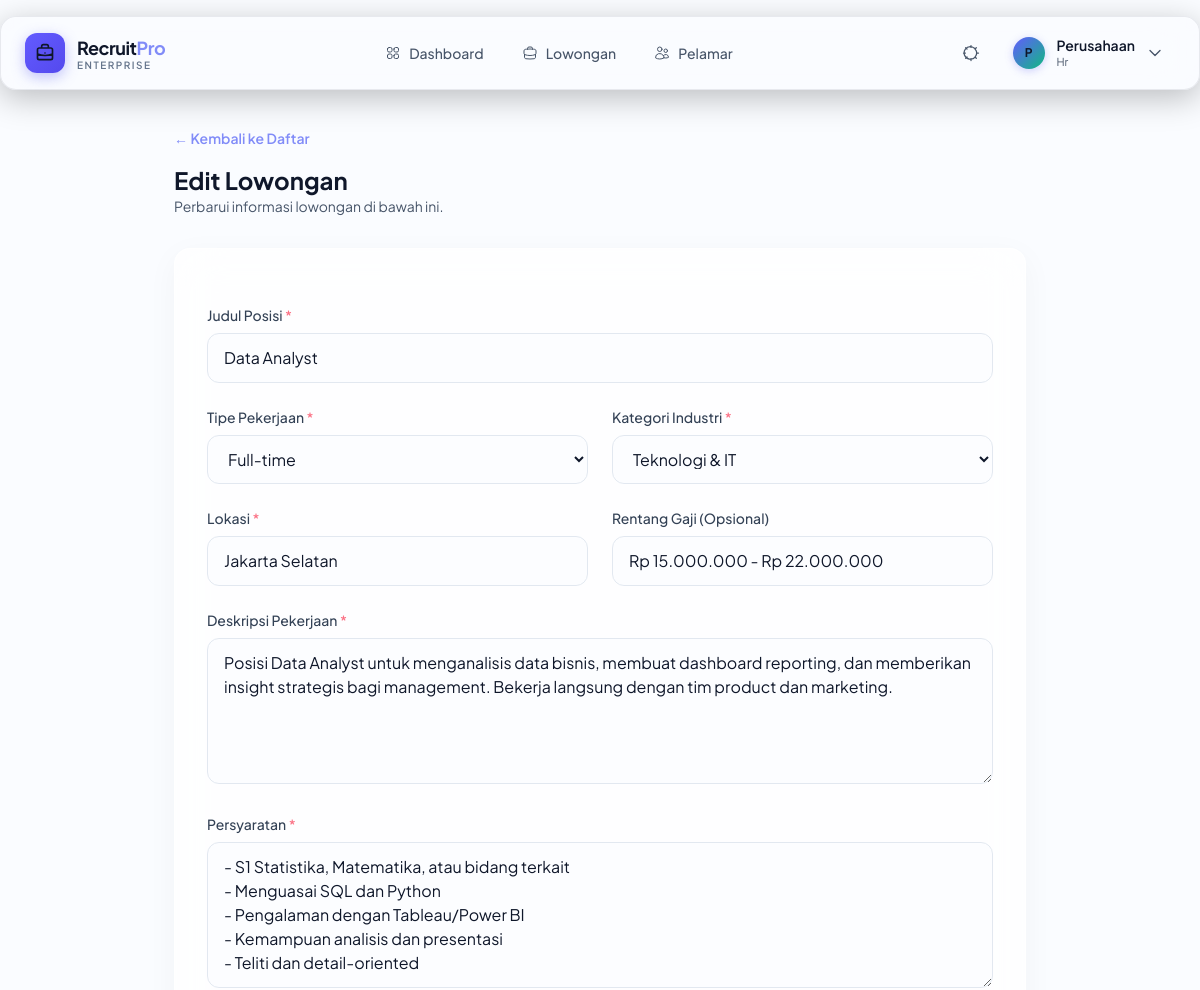
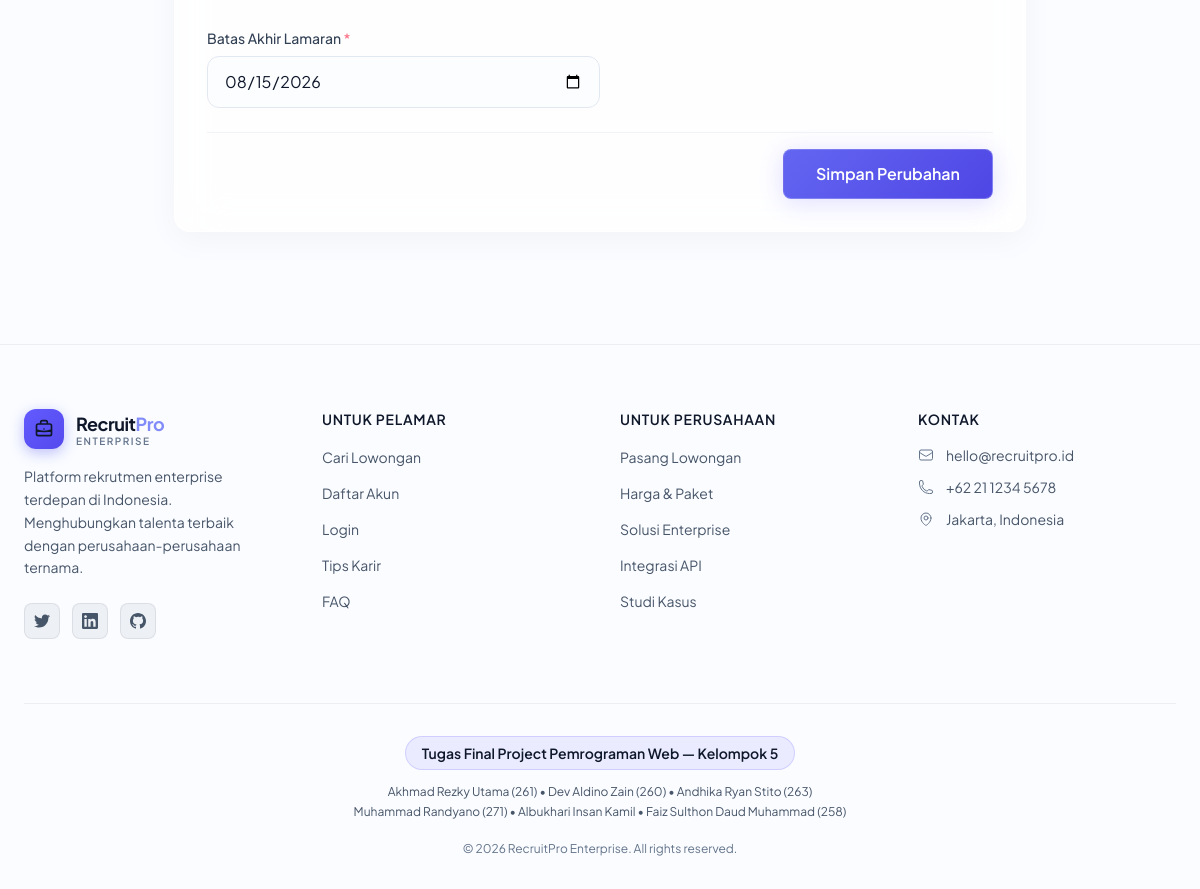
Screenshot of /hr/jobs/edit.php?id=2 (signed in) with the database file from the repository (2 pictures, top to bottom).
### tables this page shows
CREATE TABLE `jobs` (
  `id` int(10) unsigned NOT NULL AUTO_INCREMENT,
  `hr_profile_id` int(10) unsigned NOT NULL,
  `title` varchar(255) NOT NULL,
  `description` text NOT NULL,
  `requirements` text DEFAULT NULL,
  `location` varchar(255) DEFAULT NULL,
  `job_type` varchar(50) NOT NULL DEFAULT 'full_time',
  `industry_category` varchar(50) DEFAULT NULL,
  `salary_range` varchar(100) DEFAULT NULL,
  `deadline` date DEFAULT NULL,
  `status` varchar(20) NOT NULL DEFAULT 'active',
  `created_at` datetime NOT NULL DEFAULT current_timestamp(),
  `updated_at` datetime NOT NULL DEFAULT current_timestamp() ON UPDATE current_timestamp(),
  PRIMARY KEY (`id`),
  KEY `idx_jobs_status` (`status`),
  KEY `idx_jobs_hr` (`hr_profile_id`),
  KEY `idx_jobs_industry` (`industry_category`),
  KEY `idx_jobs_type` (`job_type`),
  KEY `idx_jobs_deadline` (`deadline`),
  FULLTEXT KEY `idx_jobs_search` (`title`,`description`),
  CONSTRAINT `fk_jobs_hr` FOREIGN KEY (`hr_profile_id`) REFERENCES `hr_profiles` (`id`) ON DELETE CASCADE
);

### hr/jobs/edit.php (the view, shortened to what this page needs)
<?php
$pdo = Database::getConnection();
$stmt = $pdo->prepare("SELECT id FROM hr_profiles WHERE user_id = :uid");
$stmt->execute(['uid' => $_SESSION['user_id']]);
$hrId = $stmt->fetchColumn();
$jobId = $_GET['id'] ?? ($_POST['id'] ?? null);
$stmt = $pdo->prepare("SELECT * FROM jobs WHERE id = :id AND hr_profile_id = :hr");
$stmt->execute(['id' => $jobId, 'hr' => $hrId]);
$job = $stmt->fetch();
?>
<!DOCTYPE html>
<html lang="id">
<head>
    <script src="https://cdn.tailwindcss.com"></script>
    <link rel="stylesheet" href="<?= BASE_URL ?>/assets/css/design-system.css">
    <link rel="stylesheet" href="<?= BASE_URL ?>/assets/css/components.css">
</head>
<body class="bg-slate-900 text-slate-200 font-sans antialiased min-h-screen flex flex-col relative">
    <?php require_once __DIR__ . '/../../components/header.php'; ?>
    <main class="flex-grow max-w-[900px] mx-auto w-full px-4 sm:px-6 py-8">
        <div class="mb-8">
            <a href="list.php" class="text-sm font-semibold text-indigo-400 hover:text-indigo-300 flex items-center gap-2 mb-4">
                &larr; Kembali ke Daftar
            </a>
            <h1 class="text-2xl font-bold text-white">Edit Lowongan</h1>
            <p class="text-sm text-slate-400">Perbarui informasi lowongan di bawah ini.</p>
        </div>
        <form action="<?= htmlspecialchars($_SERVER['PHP_SELF']) ?>" method="POST" class="glass-card p-6 sm:p-8 space-y-6">
            <div class="space-y-2">
                <label class="block text-sm font-medium text-slate-300">Judul Posisi <span class="text-rose-400">*</span></label>
                <input type="text" name="title" value="<?= htmlspecialchars($job['title']) ?>" required class="w-full bg-slate-900/50 border border-slate-700 rounded-xl px-4 py-3 text-white focus:border-indigo-500 focus:ring-1 focus:ring-indigo-500 outline-none" placeholder="Contoh: Senior Frontend Developer">
            </div>
            <div class="grid grid-cols-1 md:grid-cols-2 gap-6">
                <div class="space-y-2">
                    <label class="block text-sm font-medium text-slate-300">Tipe Pekerjaan <span class="text-rose-400">*</span></label>
                    <select name="job_type" required class="w-full bg-slate-900/50 border border-slate-700 rounded-xl px-4 py-3 text-white focus:border-indigo-500 outline-none">
                        <?php foreach(JOB_TYPES as $k => $v): ?>
                            <option value="<?= $k ?>" <?= ($job['job_type'] == $k) ? 'selected' : '' ?>><?= $v ?></option>
                        <?php endforeach; ?>
                    </select>
                </div>
                <div class="space-y-2">
                    <label class="block text-sm font-medium text-slate-300">Kategori Industri <span class="text-rose-400">*</span></label>
                    <select name="industry_category" required class="w-full bg-slate-900/50 border border-slate-700 rounded-xl px-4 py-3 text-white focus:border-indigo-500 outline-none">
                        <?php foreach(INDUSTRY_CATEGORIES as $k => $v): ?>
                            <option value="<?= $k ?>" <?= ($job['industry_category'] == $k) ? 'selected' : '' ?>><?= $v ?></option>
                        <?php endforeach; ?>
                    </select>
                </div>
            </div>
            <div class="grid grid-cols-1 md:grid-cols-2 gap-6">
                <div class="space-y-2">
                    <label class="block text-sm font-medium text-slate-300">Lokasi <span class="text-rose-400">*</span></label>
                    <input type="text" name="location" value="<?= htmlspecialchars($job['location']) ?>" required class="w-full bg-slate-900/50 border border-slate-700 rounded-xl px-4 py-3 text-white focus:border-indigo-500 outline-none" placeholder="Contoh: Jakarta Selatan (WFO)">
                </div>
                <div class="space-y-2">
                    <label class="block text-sm font-medium text-slate-300">Rentang Gaji (Opsional)</label>
                    <input type="text" name="salary_range" value="<?= htmlspecialchars($job['salary_range']) ?>" class="w-full bg-slate-900/50 border border-slate-700 rounded-xl px-4 py-3 text-white focus:border-indigo-500 outline-none" placeholder="Contoh: Rp 8.000.000 - Rp 12.000.000">
                </div>
            </div>
            <div class="space-y-2">
                <label class="block text-sm font-medium text-slate-300">Deskripsi Pekerjaan <span class="text-rose-400">*</span></label>
                <textarea name="description" rows="5" required class="w-full bg-slate-900/50 border border-slate-700 rounded-xl px-4 py-3 text-white focus:border-indigo-500 outline-none"><?= htmlspecialchars($job['description']) ?></textarea>
            </div>
            <div class="space-y-2">
                <label class="block text-sm font-medium text-slate-300">Persyaratan <span class="text-rose-400">*</span></label>
                <textarea name="requirements" rows="5" required class="w-full bg-slate-900/50 border border-slate-700 rounded-xl px-4 py-3 text-white focus:border-indigo-500 outline-none"><?= htmlspecialchars($job['requirements']) ?></textarea>
            </div>
            <div class="space-y-2">
                <label class="block text-sm font-medium text-slate-300">Batas Akhir Lamaran <span class="text-rose-400">*</span></label>
                <input type="date" name="deadline" value="<?= htmlspecialchars($job['deadline']) ?>" required class="w-full md:w-1/2 bg-slate-900/50 border border-slate-700 rounded-xl px-4 py-3 text-white focus:border-indigo-500 outline-none">
            </div>
            <div class="pt-4 border-t border-slate-700/50 flex justify-end">
                <button type="submit" class="btn-primary px-8 py-3 text-base">Simpan Perubahan</button>
            </div>
        </form>
    </main>
    <?php require_once __DIR__ . '/../../components/footer.php'; ?>
</body>
</html>

### assets/css/design-system.css (style rules this page uses)
:root { --glass-bg: rgba(255, 255, 255, 0.7); --glass-border: rgba(255, 255, 255, 0.8); --glass-shadow: 0 8px 32px rgba(15, 23, 42, 0.04); --glass-blur: 24px; --indigo-glow: 0 4px 24px rgba(99, 91, 255, 0.2); --emerald-glow: 0 4px 24px rgba(16, 185, 129, 0.15); }
.glass-card { background: var(--glass-bg); backdrop-filter: blur(var(--glass-blur)); -webkit-backdrop-filter: blur(var(--glass-blur)); border: 1px solid var(--glass-border); border-radius: 1rem; box-shadow: var(--glass-shadow); }
.btn-primary { background: linear-gradient(135deg, #6366f1 0%, #4f46e5 100%); color: #ffffff !important; font-weight: 600; padding: 0.75rem 1.75rem; border-radius: 0.5rem; box-shadow: var(--indigo-glow); transition: all 0.2s cubic-bezier(0.4, 0, 0.2, 1); display: inline-flex; align-items: center; gap: 0.5rem; border: 1px solid rgba(255, 255, 255, 0.2); position: relative; z-index: 1; }
.btn-primary::before { content: ''; position: absolute; inset: -3px; background: linear-gradient(135deg, #4f46e5, #06b6d4, #34d399); border-radius: 0.6rem; z-index: -1; opacity: 0; transition: opacity 0.4s ease; filter: blur(8px); }

### rows the page displays
jobs: title "Data Analyst", industry_category "Teknologi & IT", location "Jakarta Selatan", salary_range "Rp 15.000.000 - Rp 22.000.000", description "Posisi Data Analyst untuk menganalisis data bisnis, membuat dashboard reporting, dan memberikan insight strategis bagi management. Bekerja langsung dengan tim product dan marketing.", requirements "- S1 Statistika, Matematika, atau bidang terkait - Menguasai SQL dan Python - Pengalaman dengan Tableau/Power BI - Kemampuan analisis dan presentasi - Teliti dan detail-oriented", deadline "08/15/2026"

### other values shown
substr(htmlspecialchars($userName), 0, 1) "P"
$userName "Perusahaan"
$currentRole "Hr"
form field job_type "Full-time"
